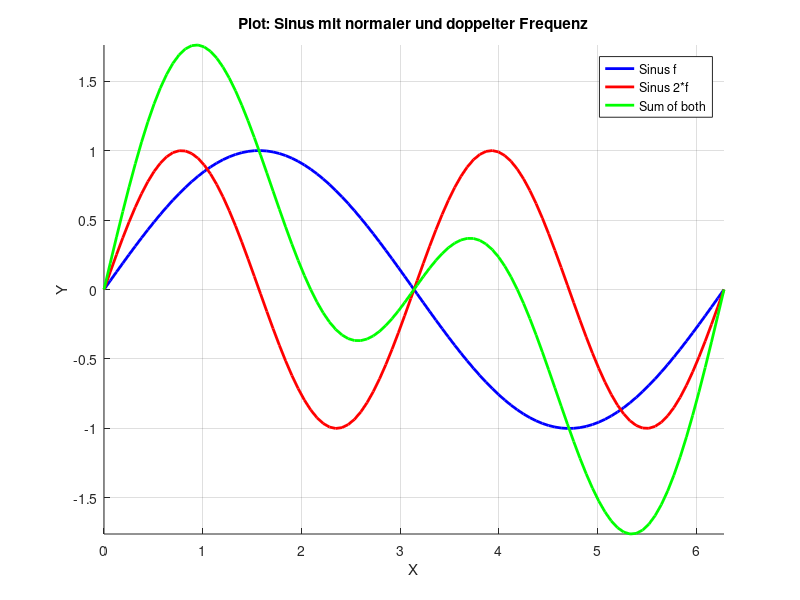

Here is the MATLAB script that generated this plot:
clc; clear; close all;

% Parameter
x = linspace(0, 2*pi, 100);  % X-Werte von 0 bis 2π
y1 = sin(x);                 % Erste Sinuskurve
y2 = sin(2*x);               % Zweite Sinuskurve mit 2*f
z1 = zeros(size(x));         % Z = 0 für erste Kurve
z2 = ones(size(x));          % Z = 1 für zweite Kurve
z3 = ones(size(x))+1;        % Z = 2 für Summe der Beiden


% 3D-Plot erstellen
figure;
hold on;
grid on;
xlabel('X');
ylabel('Y');
zlabel('Z');
title('Plot: Sinus mit normaler und doppelter Frequenz');

% Zeichne die erste Sinuskurve bei Z = 0
plot3(x, y1, z1, 'b', 'LineWidth', 2);

% Zeichne die zweite Sinuskurve bei Z = 1
plot3(x, y2, z2, 'r', 'LineWidth', 2);

% Zeichne die zweite Sinuskurve bei Z = 2
plot3(x, y1+y2, z3, 'g', 'LineWidth', 2);


legend('Sinus f', 'Sinus 2*f', 'Sum of both');
view(0,90); % 3D-Ansicht aktivieren
axis tight;
hold off;
